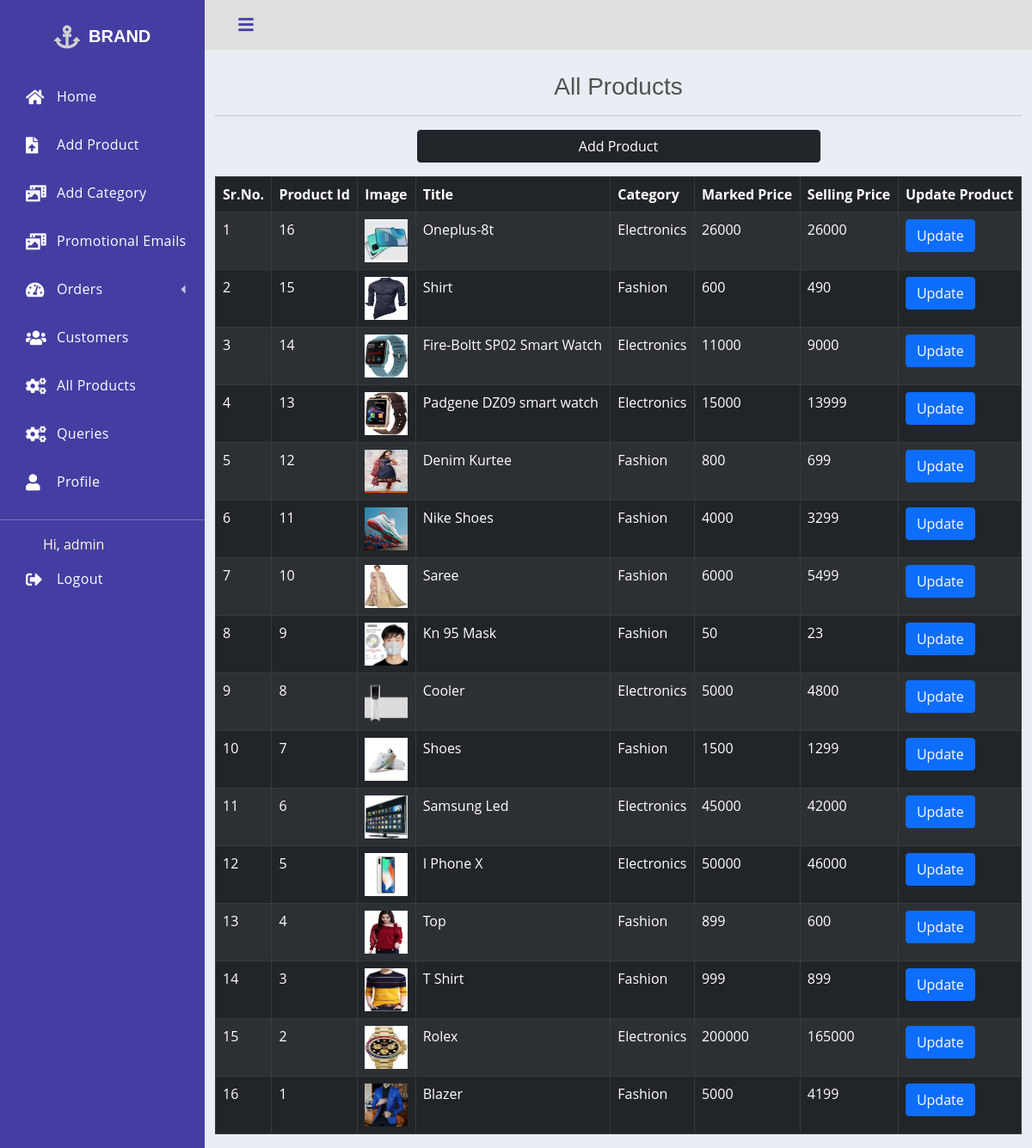
Page /adminpageallproducts (signed in) on the committed database.
### store/models.py (models this page shows, shortened)
class Product(models.Model):
    title= models.CharField(max_length=255)
    slug= models.SlugField(unique=True)
    category= models.ForeignKey(Category, on_delete=models.CASCADE)
    image= models.ImageField(upload_to='products')
    marked_price= models.PositiveIntegerField()
    selling_price= models.PositiveIntegerField()
    description= models.TextField()
    warranty= models.CharField(max_length=1000, null=True, blank=True)
    return_policy= models.CharField(max_length=1000, null=True, blank=True)

class Category(models.Model):
    title= models.CharField(max_length=255)
    slug= models.SlugField(unique=True)
    class Meta:
        verbose_name_plural= 'categories'
    def __str__(self):
        return self.title

### store/decorators.py (the view)
    def wrapper_func(request, *args, **kwargs):
        group = None
        if request.user.groups.exists():
            group = request.user.groups.all()[0].name
        if group == 'customer':
            return redirect('home')
        elif group == 'admin':
            return view_func(request, *args, **kwargs)
        else:
            return redirect('loginpage')

### store/context_processors.py (called while the page is built)
def categories(request):
    return {
        'categories': Category.objects.all()
    }

### store/views.py (called while the page is built)
@admin_only
def adminpageallproducts(request):
    products= Product.objects.all().order_by('-id')
    context= {'products': products}
    return render(request, 'admin/adminpageallproducts.html', context)

### templates/admin/adminpageallproducts.html (shortened to what this page needs)
{% extends 'admin/adminbase.html' %}
{% block content %}
    <div class="container">
        <div class="row">
            <div class="col-md-12">
                <h3 class="text-center">All Products</h3>
                <hr>
                <p class="text-center"><a href="{% url 'adminpageaddproduct' %}" class="btn btn-dark w-50">Add Product</a></p>
                <table class="table table-striped table-dark table-hover table-bordered">
                    <thead>
                        <tr>
                            <th>Sr.No.</th>
                            <th>Product Id</th>
                            <th>Image</th>
                            <th>Title</th>
                            <th>Category</th>
                            <th>Marked Price</th>
                            <th>Selling Price</th>
                            <th>Update Product</th>
                        </tr>
                    </thead>
                    <tbody>
                        {% for product in products %}
                            <tr>
                                <td>{{forloop.counter}}</td>
                                <td>{{product.id}}</td>
                                <td><img width="50px" height="50px" src="{{product.image.url}}" alt=""></td>
                                <td>{{product.title}}</td>
                                <td>{{product.category}}</td>
                                <td>{{product.marked_price}}</td>
                                <td>{{product.selling_price}}</td>
                                <td><a class="btn btn-primary" href="{% url 'adminpageupdateproduct' product.slug %}">Update</a></td>
                            </tr>
                        {% endfor %}
                    </tbody>
                </table>
            </div>
        </div>
    </div>
{% endblock %}

### templates/admin/adminbase.html (shortened to what this page needs)
<!DOCTYPE html>
<html lang="en">
<head>
    <link rel="stylesheet" href="https://cdnjs.cloudflare.com/ajax/libs/font-awesome/5.15.0/css/all.min.css">
    <link href="https://cdn.jsdelivr.net/npm/bootstrap@5.0.1/dist/css/bootstrap.min.css" rel="stylesheet"
>
</head>
<body>
    <div class='dashboard'>
        <div class="dashboard-nav">
            <header>
                <a href="{% url 'home' %}" class="brand-logo"><i class="fas fa-anchor"></i> <span>BRAND</span></a>
            </header>
            <nav class="dashboard-nav-list">
                <a href="{% url 'adminpage' %}" class="dashboard-nav-item"><i class="fas fa-home"></i>
                    Home </a>
                <a href="{% url 'adminpageaddproduct' %}" class="dashboard-nav-item "><i class="fas fa-file-upload"></i>Add Product</a>
                <a href="{% url 'adminpageaddcategory' %}" class="dashboard-nav-item"><i class="fas fa-photo-video"></i> Add Category </a>
                <a href="{% url 'adminpagepromotionalemails' %}" class="dashboard-nav-item"><i class="fas fa-photo-video"></i> Promotional Emails </a>
                <div class='dashboard-nav-dropdown'>
                    <a href="#!"
                        class="dashboard-nav-item dashboard-nav-dropdown-toggle"><i class="fas fa-tachometer-alt"></i>
                        Orders </a>
                </div>
                <a href="{% url 'adminpageallcustomers' %}" class="dashboard-nav-item"><i class="fas fa-users"></i> Customers</a>
                <a href="{% url 'adminpageallproducts' %}" class="dashboard-nav-item"><i class="fas fa-cogs"></i> All Products </a>
                <a href="{% url 'adminpagecontactus' %}" class="dashboard-nav-item"><i class="fas fa-cogs"></i> Queries </a>
                <a href="{% url 'adminprofile' %}"
                    class="dashboard-nav-item"><i class="fas fa-user"></i> Profile </a>
                <div class="nav-item-divider">
                </div>
                <span style="margin-left: 50px; color: cornsilk;">Hi, {{request.user}}</span>
                <a href="{% url 'logoutpage' %}" class="dashboard-nav-item"><i class="fas fa-sign-out-alt"></i> Logout </a>
            </nav>
        </div>
        <div class='dashboard-app'>
            <header class='dashboard-toolbar'><a href="#!" class="menu-toggle"><i class="fas fa-bars"></i></a></header>
            {% block content %}
            {% endblock %}
        </div>
    </div>
</body>
</html>

### rows in the picture
Product: id "16", image (picture), title "Oneplus-8t", category "Electronics", marked_price "26000", selling_price "26000"
Product: id "15", image (picture), title "Shirt", category "Fashion", marked_price "600", selling_price "490"
Product: id "14", image (picture), title "Fire-Boltt SP02 Smart Watch", category "Electronics", marked_price "11000", selling_price "9000"
Product: id "13", image (picture), title "Padgene DZ09 smart watch", category "Electronics", marked_price "15000", selling_price "13999"
Product: id "12", image (picture), title "Denim Kurtee", category "Fashion", marked_price "800", selling_price "699"
Product: id "11", image (picture), title "Nike Shoes", category "Fashion", marked_price "4000", selling_price "3299"
Product: id "10", image (picture), title "Saree", category "Fashion", marked_price "6000", selling_price "5499"
Product: id "9", image (picture), title "Kn 95 Mask", category "Fashion", marked_price "50", selling_price "23"
Product: id "8", image (picture), title "Cooler", category "Electronics", marked_price "5000", selling_price "4800"
Product: id "7", image (picture), title "Shoes", category "Fashion", marked_price "1500", selling_price "1299"
Product: id "6", image (picture), title "Samsung Led", category "Electronics", marked_price "45000", selling_price "42000"
Product: id "5", image (picture), title "I Phone X", category "Electronics", marked_price "50000", selling_price "46000"
Product: id "4", image (picture), title "Top", category "Fashion", marked_price "899", selling_price "600"
Product: id "3", image (picture), title "T Shirt", category "Fashion", marked_price "999", selling_price "899"
Product: id "2", image (picture), title "Rolex", category "Electronics", marked_price "200000", selling_price "165000"
Product: id "1", image (picture), title "Blazer", category "Fashion", marked_price "5000", selling_price "4199"

### other values in the picture
{{ request.user }} "admin"
